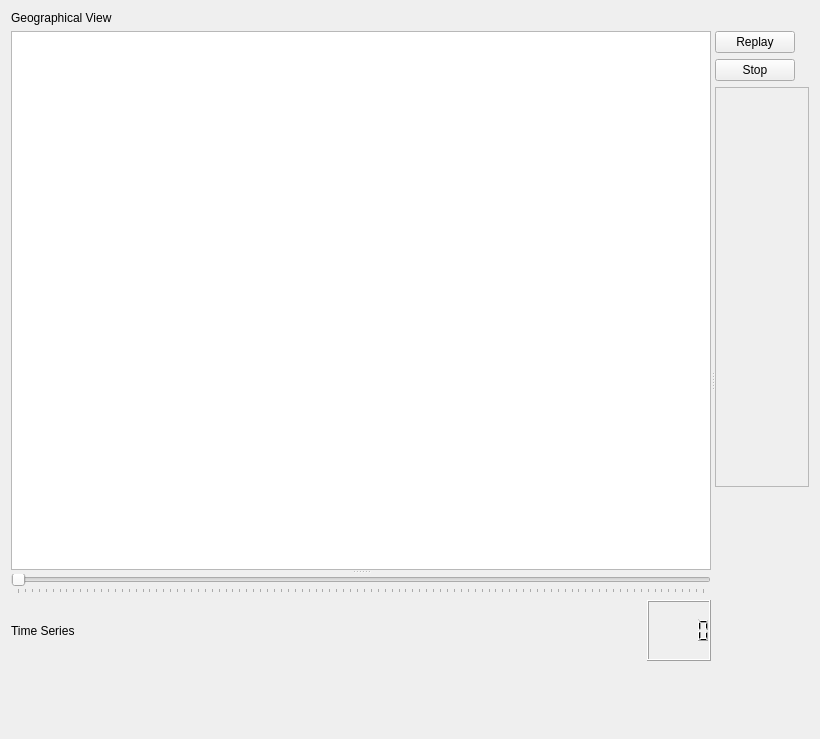
<?xml version="1.0" encoding="UTF-8"?>
<ui version="4.0">
 <class>Form</class>
 <widget class="QWidget" name="Form">
  <property name="geometry">
   <rect>
    <x>0</x>
    <y>0</y>
    <width>820</width>
    <height>739</height>
   </rect>
  </property>
  <property name="sizePolicy">
   <sizepolicy hsizetype="Expanding" vsizetype="Expanding">
    <horstretch>0</horstretch>
    <verstretch>0</verstretch>
   </sizepolicy>
  </property>
  <property name="minimumSize">
   <size>
    <width>100</width>
    <height>600</height>
   </size>
  </property>
  <property name="windowTitle">
   <string>Simulation Display</string>
  </property>
  <layout class="QVBoxLayout" name="verticalLayout">
   <item>
    <widget class="QLabel" name="label">
     <property name="text">
      <string>Geographical View</string>
     </property>
    </widget>
   </item>
   <item>
    <widget class="QSplitter" name="splitter_2">
     <property name="orientation">
      <enum>Qt::Horizontal</enum>
     </property>
     <widget class="QSplitter" name="splitter">
      <property name="orientation">
       <enum>Qt::Vertical</enum>
      </property>
      <widget class="QGraphicsView" name="mapView">
       <property name="cursor" stdset="0">
        <cursorShape>CrossCursor</cursorShape>
       </property>
       <property name="toolTip">
        <string/>
       </property>
       <property name="autoFillBackground">
        <bool>true</bool>
       </property>
      </widget>
      <widget class="QWidget" name="layoutWidget">
       <layout class="QVBoxLayout">
        <item>
         <widget class="QSlider" name="horizontalSlider">
          <property name="orientation">
           <enum>Qt::Horizontal</enum>
          </property>
          <property name="tickPosition">
           <enum>QSlider::TicksBelow</enum>
          </property>
          <property name="tickInterval">
           <number>0</number>
          </property>
         </widget>
        </item>
        <item>
         <layout class="QHBoxLayout">
          <item>
           <widget class="QLabel" name="label_2">
            <property name="sizePolicy">
             <sizepolicy hsizetype="Fixed" vsizetype="Preferred">
              <horstretch>0</horstretch>
              <verstretch>0</verstretch>
             </sizepolicy>
            </property>
            <property name="text">
             <string>Time Series</string>
            </property>
           </widget>
          </item>
          <item>
           <spacer>
            <property name="orientation">
             <enum>Qt::Horizontal</enum>
            </property>
            <property name="sizeHint" stdset="0">
             <size>
              <width>461</width>
              <height>23</height>
             </size>
            </property>
           </spacer>
          </item>
          <item>
           <widget class="QLCDNumber" name="lcdNumber"/>
          </item>
         </layout>
        </item>
        <item>
         <widget class="QwtPlot" name="qwtPlot"/>
        </item>
       </layout>
      </widget>
     </widget>
     <widget class="QWidget" name="layoutWidget">
      <layout class="QVBoxLayout">
       <property name="sizeConstraint">
        <enum>QLayout::SetDefaultConstraint</enum>
       </property>
       <item>
        <widget class="QPushButton" name="pushButton">
         <property name="sizePolicy">
          <sizepolicy hsizetype="Fixed" vsizetype="Fixed">
           <horstretch>0</horstretch>
           <verstretch>0</verstretch>
          </sizepolicy>
         </property>
         <property name="text">
          <string>Replay</string>
         </property>
        </widget>
       </item>
       <item>
        <widget class="QPushButton" name="pushButton_2">
         <property name="sizePolicy">
          <sizepolicy hsizetype="Fixed" vsizetype="Fixed">
           <horstretch>0</horstretch>
           <verstretch>0</verstretch>
          </sizepolicy>
         </property>
         <property name="text">
          <string>Stop</string>
         </property>
        </widget>
       </item>
       <item>
        <widget class="QScrollArea" name="scrollArea">
         <property name="minimumSize">
          <size>
           <width>0</width>
           <height>400</height>
          </size>
         </property>
         <property name="toolTip">
          <string>Check Nodes to plot their time-series</string>
         </property>
         <property name="widgetResizable">
          <bool>true</bool>
         </property>
         <widget class="QWidget" name="scrollAreaWidgetContents">
          <property name="geometry">
           <rect>
            <x>0</x>
            <y>0</y>
            <width>109</width>
            <height>394</height>
           </rect>
          </property>
          <property name="sizePolicy">
           <sizepolicy hsizetype="Preferred" vsizetype="Expanding">
            <horstretch>0</horstretch>
            <verstretch>0</verstretch>
           </sizepolicy>
          </property>
          <property name="minimumSize">
           <size>
            <width>0</width>
            <height>0</height>
           </size>
          </property>
          <layout class="QVBoxLayout" name="nodeListLayout"/>
         </widget>
        </widget>
       </item>
       <item>
        <spacer>
         <property name="orientation">
          <enum>Qt::Vertical</enum>
         </property>
         <property name="sizeHint" stdset="0">
          <size>
           <width>20</width>
           <height>521</height>
          </size>
         </property>
        </spacer>
       </item>
      </layout>
     </widget>
    </widget>
   </item>
  </layout>
 </widget>
 <customwidgets>
  <customwidget>
   <class>QwtPlot</class>
   <extends>QFrame</extends>
   <header>qwt_plot.h</header>
  </customwidget>
 </customwidgets>
 <resources/>
 <connections/>
</ui>
